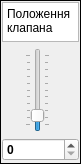
    <widget class="QFrame" name="Parametr_4">
     <property name="maximumSize">
      <size>
       <width>81</width>
       <height>16777215</height>
      </size>
     </property>
     <property name="frameShape">
      <enum>QFrame::Box</enum>
     </property>
     <property name="frameShadow">
      <enum>QFrame::Plain</enum>
     </property>
     <layout class="QGridLayout" name="gridLayout_5">
      <property name="leftMargin">
       <number>1</number>
      </property>
      <property name="topMargin">
       <number>1</number>
      </property>
      <property name="rightMargin">
       <number>1</number>
      </property>
      <property name="bottomMargin">
       <number>2</number>
      </property>
      <item row="1" column="0">
       <spacer name="horizontalSpacer_3">
        <property name="orientation">
         <enum>Qt::Horizontal</enum>
        </property>
        <property name="sizeHint" stdset="0">
         <size>
          <width>40</width>
          <height>20</height>
         </size>
        </property>
       </spacer>
      </item>
      <item row="1" column="3" colspan="4">
       <spacer name="horizontalSpacer_4">
        <property name="orientation">
         <enum>Qt::Horizontal</enum>
        </property>
        <property name="sizeHint" stdset="0">
         <size>
          <width>40</width>
          <height>20</height>
         </size>
        </property>
       </spacer>
      </item>
      <item row="1" column="2">
       <spacer name="horizontalSpacer_9">
        <property name="orientation">
         <enum>Qt::Horizontal</enum>
        </property>
        <property name="sizeHint" stdset="0">
         <size>
          <width>40</width>
          <height>20</height>
         </size>
        </property>
       </spacer>
      </item>
      <item row="0" column="0" colspan="7">
       <widget class="QTextEdit" name="Valve">
        <property name="sizePolicy">
         <sizepolicy hsizetype="Expanding" vsizetype="Fixed">
          <horstretch>0</horstretch>
          <verstretch>0</verstretch>
         </sizepolicy>
        </property>
        <property name="maximumSize">
         <size>
          <width>16777215</width>
          <height>40</height>
         </size>
        </property>
        <property name="accessibleName">
         <string>Назва клапана регулятора</string>
        </property>
        <property name="verticalScrollBarPolicy">
         <enum>Qt::ScrollBarAlwaysOff</enum>
        </property>
        <property name="horizontalScrollBarPolicy">
         <enum>Qt::ScrollBarAlwaysOff</enum>
        </property>
        <property name="readOnly">
         <bool>true</bool>
        </property>
        <property name="html">
         <string>&lt;!DOCTYPE HTML PUBLIC &quot;-//W3C//DTD HTML 4.0//EN&quot; &quot;http://www.w3.org/TR/REC-html40/strict.dtd&quot;&gt;
&lt;html&gt;&lt;head&gt;&lt;meta name=&quot;qrichtext&quot; content=&quot;1&quot; /&gt;&lt;style type=&quot;text/css&quot;&gt;
p, li { white-space: pre-wrap; }
&lt;/style&gt;&lt;/head&gt;&lt;body style=&quot; font-family:'DejaVu Sans'; font-size:9pt; font-weight:400; font-style:normal;&quot;&gt;
&lt;p style=&quot; margin-top:0px; margin-bottom:0px; margin-left:0px; margin-right:0px; -qt-block-indent:0; text-indent:0px;&quot;&gt;Положення клапана&lt;/p&gt;&lt;/body&gt;&lt;/html&gt;</string>
        </property>
       </widget>
      </item>
      <item row="2" column="0" colspan="7">
       <widget class="QDoubleSpinBox" name="sbX">
        <property name="sizePolicy">
         <sizepolicy hsizetype="Minimum" vsizetype="Fixed">
          <horstretch>0</horstretch>
          <verstretch>0</verstretch>
         </sizepolicy>
        </property>
        <property name="font">
         <font>
          <weight>75</weight>
          <bold>true</bold>
         </font>
        </property>
        <property name="whatsThis">
         <string>Вихід на клапан</string>
        </property>
        <property name="decimals">
         <number>0</number>
        </property>
       </widget>
      </item>
      <item row="1" column="1">
       <widget class="QSlider" name="vsX">
        <property name="whatsThis">
         <string>Вихід на клапан</string>
        </property>
        <property name="maximum">
         <number>4000</number>
        </property>
        <property name="pageStep">
         <number>80</number>
        </property>
        <property name="sliderPosition">
         <number>500</number>
        </property>
        <property name="tracking">
         <bool>false</bool>
        </property>
        <property name="orientation">
         <enum>Qt::Vertical</enum>
        </property>
        <property name="invertedAppearance">
         <bool>false</bool>
        </property>
        <property name="invertedControls">
         <bool>false</bool>
        </property>
        <property name="tickPosition">
         <enum>QSlider::TicksBothSides</enum>
        </property>
        <property name="tickInterval">
         <number>400</number>
        </property>
       </widget>
      </item>
     </layout>
    </widget>
